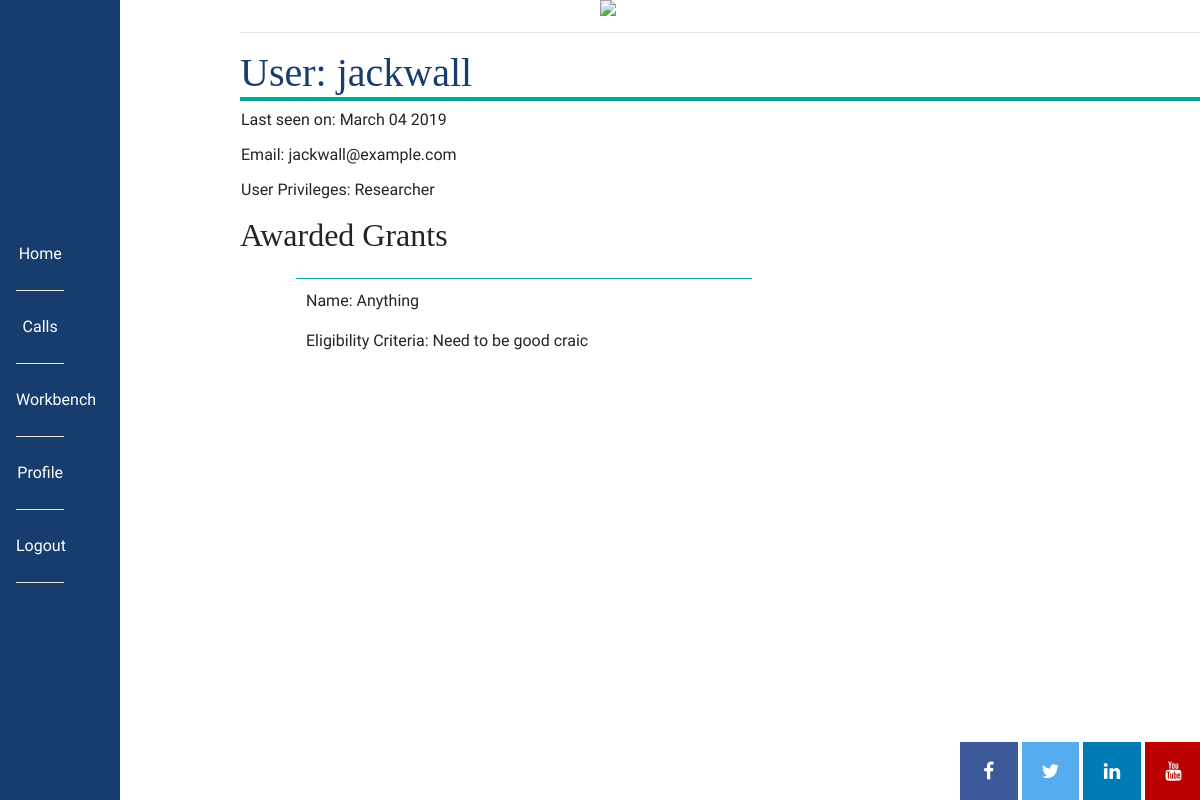
/profile/2 (signed in), run on the app's committed database.
### app/models.py (models this page shows, shortened)
class User(db.Model, UserMixin):
    id = db.Column(db.Integer, primary_key=True)
    username = db.Column(db.String(64), index=True, unique=True)
    email = db.Column(db.String(120), index=True, unique=True)
    password_hash = db.Column(db.String(128))
    access = db.Column(db.Integer)
    proposals = db.relationship('Proposal', backref='author', lazy='dynamic')
    education_info = db.relationship("EducationInfo", backref="author", lazy="dynamic")
    employment = db.relationship("Employment", backref="author", lazy="dynamic")
    professional_studies = db.relationship("ProfessionalStudies", backref="author", lazy="dynamic")
    distinctions_and_awards = db.relationship("DistinctionsAndAwards", backref="author", lazy="dynamic")
    funding_diversification = db.relationship("FundingDiversification", backref="author", lazy="dynamic")
    team_members = db.relationship("TeamMembers", backref="author", lazy="dynamic")
    impacts = db.relationship("Impacts", backref="author", lazy="dynamic")
    innovations = db.relationship("Innovation", backref="author", lazy="dynamic")
    publications = db.relationship("Publication", backref="author", lazy="dynamic")
    presentations = db.relationship("Presentation", backref="author", lazy="dynamic")
    academic_collabs = db.relationship("AcademicCollabs", backref="author", lazy="dynamic")
    non_academic_collabs = db.relationship("NonAcademicCollabs", backref="author", lazy="dynamic")
    conferences = db.relationship("Conference", backref="author", lazy="dynamic")
    communications = db.relationship("Communications", backref="author", lazy="dynamic")
    funding_ratio = db.relationship("FundingRatio", backref="author", lazy="dynamic")
    public_engagement = db.relationship("PublicEngagement", backref="author", lazy="dynamic")
    about_me = db.Column(db.String(140))
    last_seen = db.Column(db.String(20), default=datetime.utcnow().strftime("%B %d %Y"))
    def is_admin(self):
        return self.access == 2
    def get_access(self):
        for acc in ACCESS:
            if self.access == ACCESS[acc]:
                return acc

class Proposal(db.Model):
    id = db.Column(db.Integer, primary_key=True)
    applications = db.relationship("Application", backref="author", lazy="dynamic")
    name = db.Column(db.String(140))
    activities = db.relationship("Activity", backref="author", lazy="dynamic")
    annual_report = db.relationship("AnnualReport", backref="author", lazy="dynamic")
    timestamp = db.Column(db.DateTime, index=True, default=datetime.utcnow)
    user_id = db.Column(db.Integer, db.ForeignKey('user.id'))
    deadline = db.Column(db.String(20))
    text_of_call = db.Column(db.String(500))
    target_audience = db.Column(db.String(50))
    eligibility_criteria = db.Column(db.String(100))
    reporting_guidelines = db.Column(db.String(150))
    start_date = db.Column(db.String(20))
    type_of_call = db.Column(db.String(40))
    call_status = db.Column(db.String(20))
    application_status = db.Column(db.Boolean())

### app/routes.py (the view)
@app.route('/profile/<user_id>')
@login_required
def profile(user_id):
    user = User.query.filter_by(id=user_id).first_or_404()
    access = user.get_access()
    proposals = Proposal.query.filter_by(user_id=user.id)
    return render_template('profile.html', user=user, img=svg, proposals=proposals, access=access)

### app/models.py (called while the page is built)
@login.user_loader
def load_user(id):
    return User.query.get(int(id))

### app/routes.py (called while the page is built)
@app.before_request
def before_request():
    if current_user.is_authenticated:
        current_user.last_seen = datetime.utcnow().strftime("%B %d %Y")
        db.session.commit()

### app/templates/profile.html (shortened to what this page needs)
{% extends "base.html" %}
{% block content %}
<main>
    <h1>User: {{  user.username }}</h1>
    <table>
        <tr valign=""top>
            <td>
                {% if user.last_seen %}<p>Last seen on: {{ user.last_seen }}</p>{%  endif %}
                <p>Email: {{ user.email }}</p>
                {% if user.access == 1 %}
                    <p>User Privileges: Researcher</p>
                {% elif user.access == 2 %}
                    <p>User Privileges: Admin</p>
                {% elif user.access == 3 %}
                    <p>User Privileges: Host Institution</p>
                {% elif user.access == 4 %}
                    <p>User Privileges: Reviewer</p>
                {% endif %}
            </td>
        </tr>
    </table>
        {% if user.access == 1 %}
        <h2>Awarded Grants</h2>
        <ul>
        {% for proposal in proposals %}
            <li class="list">
            <p>Name: {{ proposal.name }}</p>
            <p>Eligibility Criteria: {{ proposal.eligibility_criteria }}</p>
            </li>
        {% endfor %}
        {% endif %}
        </ul>
</main>
{% endblock %}

### app/static/css/style.css (style rules this page uses)
ul { width: 55%; float: left; }
.list { list-style: none; border-top: 1px solid #00A79A; margin: 1em; padding: 10px; }
main { display:block; margin-left:20%; }
h1, h2, h3, h4, h5, h6 { font-family:Georgia, Times, serif; }
h1 { border-bottom: .1em solid #00A79A; }
p, div, a { font-family: 'Nobile', Helvetica, Arial, sans-serif; }
h1 { color:#173D6E; }

### data on the page
User: username "jackwall", last_seen "March 04 2019", email "jackwall@example.com"
Proposal: name "Anything", eligibility_criteria "Need to be good craic"
